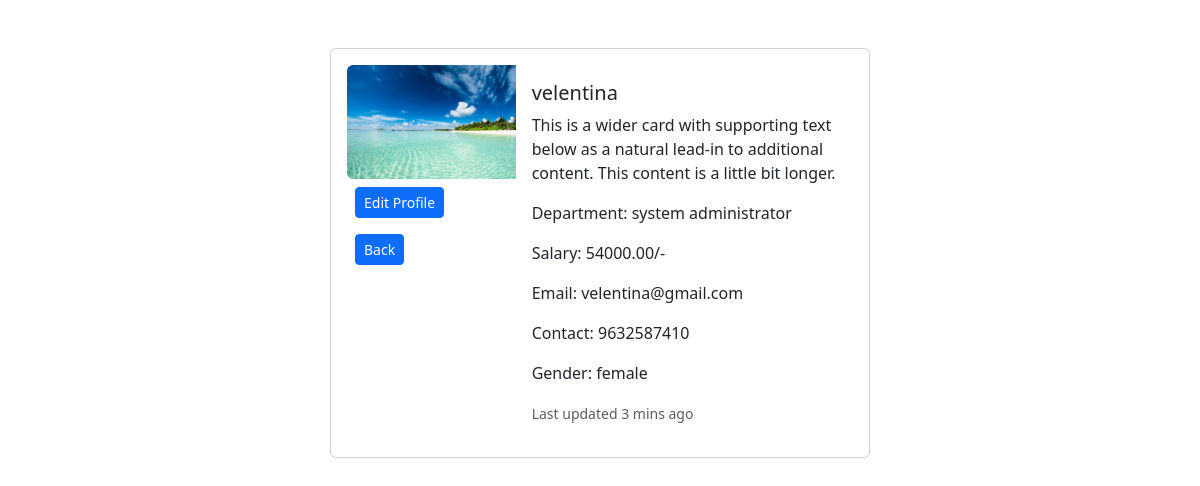
Page /view/3 on the committed database.
### app1/models.py (models this page shows)
class Employee(models.Model):
    gen = (
        ('male','male'),
        ('female','female'),
    )
    name = models.CharField(max_length=50)
    email = models.EmailField(unique=True)
    contact = models.BigIntegerField()
    gender = models.CharField(max_length=50,choices=gen)
    department = models.ForeignKey(Departments,on_delete=models.CASCADE)
    salary = models.DecimalField(max_digits=8, decimal_places=2)
    image = models.ImageField(upload_to="images")

class Departments(models.Model):
    name = models.CharField(max_length=50)
    def __str__(self):
        return self.name

### app1/views.py (the view)
# urls.py: path('view/<int:eid>',views.emp_view,name="emp_view"),
def emp_view(request,eid):
    data = Employee.objects.get(id=eid)
    return render(request,"view.html",{'employee':data})

### templates/view.html (shortened to what this page needs)
<!DOCTYPE html>
<html lang="en">
<head>
    <link href="https://cdn.jsdelivr.net/npm/bootstrap@5.3.3/dist/css/bootstrap.min.css" rel="stylesheet">
</head>
<body >
<div class="container-fluid ">
    <div class="card mb-3 mx-auto mt-5 p-3" style="max-width: 540px;">
  <div class="row g-0">
    <div class="col-md-4">
      <img src="{{employee.image.url}}" class="img-fluid rounded-start" alt="...">
      <a class="btn btn-primary btn-sm m-2" href="">Edit Profile</a>
      <a class="btn btn-primary btn-sm m-2" href="{% url 'index' %}">Back</a>
    </div>
    <div class="col-md-8">
      <div class="card-body">
        <h5 class="card-title">{{employee.name}}</h5>
        <p class="card-text">This is a wider card with supporting text below as a natural lead-in to additional content. This content is a little bit longer.</p>
        <p class="card-text">Department: {{employee.department}}</p>
         <p class="card-text">Salary: {{employee.salary}}/-</p>
         <p class="card-text">Email: {{employee.email}}</p>
         <p class="card-text">Contact: {{employee.contact}}</p>
         <p class="card-text">Gender: {{employee.gender}}</p>
        <p class="card-text"><small class="text-muted">Last updated 3 mins ago</small></p>
      </div>
    </div>
  </div>
</div>
</div>
</body>
</html>

### rows in the picture
Employee: image (picture), name "velentina", department "system administrator", salary "54000.00", email "velentina@gmail.com", contact "9632587410", gender "female"
